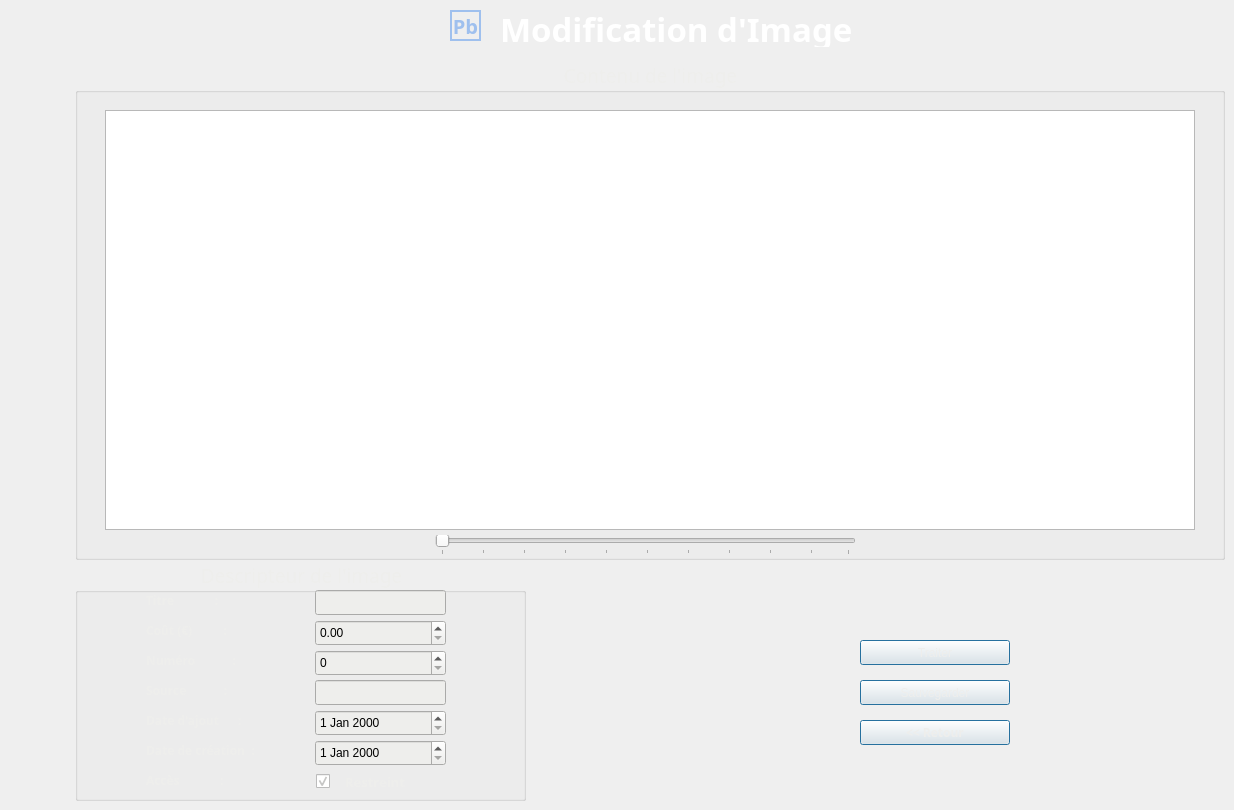
    <widget class="QWidget" name="MenuModificationImage">
     <widget class="QGroupBox" name="groupBox_contenuImage">
      <property name="geometry">
       <rect>
        <x>75</x>
        <y>60</y>
        <width>1150</width>
        <height>500</height>
       </rect>
      </property>
      <property name="font">
       <font>
        <family>Ubuntu Mono</family>
        <pointsize>14</pointsize>
       </font>
      </property>
      <property name="styleSheet">
       <string notr="true">color: rgb(238, 238, 236);</string>
      </property>
      <property name="title">
       <string>Contenu de l'image</string>
      </property>
      <property name="alignment">
       <set>Qt::AlignCenter</set>
      </property>
      <widget class="QLabel" name="label_Zoom">
       <property name="geometry">
        <rect>
         <x>330</x>
         <y>475</y>
         <width>21</width>
         <height>21</height>
        </rect>
       </property>
       <property name="text">
        <string/>
       </property>
       <property name="alignment">
        <set>Qt::AlignCenter</set>
       </property>
      </widget>
      <widget class="QGraphicsView" name="graphicsView_contenuImage">
       <property name="geometry">
        <rect>
         <x>30</x>
         <y>50</y>
         <width>1090</width>
         <height>420</height>
        </rect>
       </property>
      </widget>
      <widget class="QSlider" name="horizontalSlider_agrandissement">
       <property name="geometry">
        <rect>
         <x>360</x>
         <y>475</y>
         <width>421</width>
         <height>20</height>
        </rect>
       </property>
       <property name="minimum">
        <number>1</number>
       </property>
       <property name="maximum">
        <number>100</number>
       </property>
       <property name="singleStep">
        <number>10</number>
       </property>
       <property name="orientation">
        <enum>Qt::Horizontal</enum>
       </property>
       <property name="tickPosition">
        <enum>QSlider::TicksBelow</enum>
       </property>
       <property name="tickInterval">
        <number>10</number>
       </property>
      </widget>
     </widget>
     <widget class="QGroupBox" name="groupBox_descripteurImage">
      <property name="geometry">
       <rect>
        <x>75</x>
        <y>560</y>
        <width>451</width>
        <height>241</height>
       </rect>
      </property>
      <property name="font">
       <font>
        <family>Ubuntu Mono</family>
        <pointsize>14</pointsize>
       </font>
      </property>
      <property name="styleSheet">
       <string notr="true">color: rgb(238, 238, 236);</string>
      </property>
      <property name="title">
       <string>Descripteur de l'image</string>
      </property>
      <property name="alignment">
       <set>Qt::AlignCenter</set>
      </property>
      <widget class="QLabel" name="label_dateAjout">
       <property name="geometry">
        <rect>
         <x>71</x>
         <y>150</y>
         <width>161</width>
         <height>21</height>
        </rect>
       </property>
       <property name="font">
        <font>
         <family>Ubuntu Mono</family>
         <weight>75</weight>
         <bold>true</bold>
        </font>
       </property>
       <property name="text">
        <string>Date d'ajout      :</string>
       </property>
      </widget>
      <widget class="QLabel" name="label_titre">
       <property name="geometry">
        <rect>
         <x>71</x>
         <y>30</y>
         <width>161</width>
         <height>21</height>
        </rect>
       </property>
       <property name="font">
        <font>
         <family>Ubuntu Mono</family>
         <weight>75</weight>
         <bold>true</bold>
        </font>
       </property>
       <property name="text">
        <string>Titre             :</string>
       </property>
      </widget>
      <widget class="QLabel" name="label_dateCreation">
       <property name="geometry">
        <rect>
         <x>71</x>
         <y>180</y>
         <width>151</width>
         <height>21</height>
        </rect>
       </property>
       <property name="font">
        <font>
         <family>Ubuntu Mono</family>
         <weight>75</weight>
         <bold>true</bold>
        </font>
       </property>
       <property name="text">
        <string>Date de création  :</string>
       </property>
      </widget>
      <widget class="QLabel" name="label_numero_2">
       <property name="geometry">
        <rect>
         <x>71</x>
         <y>120</y>
         <width>161</width>
         <height>21</height>
        </rect>
       </property>
       <property name="font">
        <font>
         <family>Ubuntu Mono</family>
         <weight>75</weight>
         <bold>true</bold>
        </font>
       </property>
       <property name="text">
        <string>Source            :</string>
       </property>
      </widget>
      <widget class="QLabel" name="label_numero">
       <property name="geometry">
        <rect>
         <x>71</x>
         <y>90</y>
         <width>161</width>
         <height>21</height>
        </rect>
       </property>
       <property name="font">
        <font>
         <family>Ubuntu Mono</family>
         <weight>75</weight>
         <bold>true</bold>
        </font>
       </property>
       <property name="text">
        <string>Numéro            :</string>
       </property>
      </widget>
      <widget class="QLabel" name="label_acces">
       <property name="geometry">
        <rect>
         <x>71</x>
         <y>210</y>
         <width>161</width>
         <height>21</height>
        </rect>
       </property>
       <property name="font">
        <font>
         <family>Ubuntu Mono</family>
         <weight>75</weight>
         <bold>true</bold>
        </font>
       </property>
       <property name="text">
        <string>Accès             :</string>
       </property>
      </widget>
      <widget class="QLabel" name="label_cout">
       <property name="geometry">
        <rect>
         <x>71</x>
         <y>60</y>
         <width>161</width>
         <height>21</height>
        </rect>
       </property>
       <property name="font">
        <font>
         <family>Ubuntu Mono</family>
         <weight>75</weight>
         <bold>true</bold>
        </font>
       </property>
       <property name="text">
        <string>Coût (€)          : </string>
       </property>
      </widget>
      <widget class="QCheckBox" name="checkBoxModificationImageAcces">
       <property name="geometry">
        <rect>
         <x>241</x>
         <y>210</y>
         <width>131</width>
         <height>23</height>
        </rect>
       </property>
       <property name="font">
        <font>
         <family>Ubuntu Mono</family>
         <pointsize>10</pointsize>
         <weight>75</weight>
         <bold>true</bold>
         <underline>false</underline>
         <strikeout>false</strikeout>
         <kerning>true</kerning>
        </font>
       </property>
       <property name="tabletTracking">
        <bool>false</bool>
       </property>
       <property name="autoFillBackground">
        <bool>false</bool>
       </property>
       <property name="styleSheet">
        <string notr="true">color: rgb(238, 238, 236);
alternate-background-color: rgb(238, 238, 236);</string>
       </property>
       <property name="text">
        <string>   Restreint</string>
       </property>
       <property name="iconSize">
        <size>
         <width>16</width>
         <height>16</height>
        </size>
       </property>
       <property name="checked">
        <bool>true</bool>
       </property>
       <property name="autoExclusive">
        <bool>false</bool>
       </property>
       <property name="tristate">
        <bool>false</bool>
       </property>
      </widget>
      <widget class="QDateEdit" name="dateEditModificationImageDateCreation">
       <property name="geometry">
        <rect>
         <x>240</x>
         <y>180</y>
         <width>131</width>
         <height>26</height>
        </rect>
       </property>
       <property name="styleSheet">
        <string notr="true">color: rgb(0, 0, 0);
background-color: rgb(238, 238, 236);</string>
       </property>
      </widget>
      <widget class="QDateEdit" name="dateEditModificationImageDateAjout">
       <property name="geometry">
        <rect>
         <x>240</x>
         <y>150</y>
         <width>131</width>
         <height>26</height>
        </rect>
       </property>
       <property name="styleSheet">
        <string notr="true">color: rgb(0, 0, 0);
background-color: rgb(238, 238, 236);</string>
       </property>
      </widget>
      <widget class="QLineEdit" name="lineEditModificationImageTitre">
       <property name="geometry">
        <rect>
         <x>240</x>
         <y>30</y>
         <width>131</width>
         <height>25</height>
        </rect>
       </property>
       <property name="styleSheet">
        <string notr="true">background-color: rgb(238, 238, 236);
color: rgb(0, 0, 0);</string>
       </property>
      </widget>
      <widget class="QDoubleSpinBox" name="doubleSpinBoxModificationImageCout">
       <property name="geometry">
        <rect>
         <x>240</x>
         <y>60</y>
         <width>131</width>
         <height>26</height>
        </rect>
       </property>
       <property name="styleSheet">
        <string notr="true">background-color: rgb(238, 238, 236);
color: rgb(0, 0, 0);</string>
       </property>
       <property name="maximum">
        <double>999999.989999999990687</double>
       </property>
       <property name="singleStep">
        <double>10.000000000000000</double>
       </property>
      </widget>
      <widget class="QSpinBox" name="spinBoxModificationImageNumero">
       <property name="geometry">
        <rect>
         <x>240</x>
         <y>90</y>
         <width>131</width>
         <height>26</height>
        </rect>
       </property>
       <property name="styleSheet">
        <string notr="true">background-color: rgb(238, 238, 236);
color: rgb(0, 0, 0);</string>
       </property>
      </widget>
      <widget class="QLineEdit" name="lineEditModificationImageSource">
       <property name="geometry">
        <rect>
         <x>240</x>
         <y>120</y>
         <width>131</width>
         <height>25</height>
        </rect>
       </property>
       <property name="styleSheet">
        <string notr="true">color: rgb(0, 0, 0);
background-color: rgb(238, 238, 236);</string>
       </property>
      </widget>
     </widget>
     <widget class="QPushButton" name="pushButtonRetourMenuModificationImage">
      <property name="geometry">
       <rect>
        <x>860</x>
        <y>720</y>
        <width>150</width>
        <height>25</height>
       </rect>
      </property>
      <property name="font">
       <font>
        <family>Ubuntu Mono</family>
        <weight>75</weight>
        <italic>false</italic>
        <bold>true</bold>
       </font>
      </property>
      <property name="styleSheet">
       <string notr="true">color: rgb(238, 238, 236);</string>
      </property>
      <property name="text">
       <string>&lt;&lt; Retour</string>
      </property>
      <property name="autoDefault">
       <bool>false</bool>
      </property>
      <property name="default">
       <bool>true</bool>
      </property>
      <property name="flat">
       <bool>false</bool>
      </property>
     </widget>
     <widget class="QLabel" name="labelMenuIModificationImage">
      <property name="geometry">
       <rect>
        <x>500</x>
        <y>10</y>
        <width>351</width>
        <height>37</height>
       </rect>
      </property>
      <property name="font">
       <font>
        <family>Ubuntu Mono</family>
        <pointsize>25</pointsize>
        <weight>75</weight>
        <italic>false</italic>
        <bold>true</bold>
       </font>
      </property>
      <property name="styleSheet">
       <string notr="true">color: rgb(255, 255, 255);</string>
      </property>
      <property name="frameShape">
       <enum>QFrame::NoFrame</enum>
      </property>
      <property name="frameShadow">
       <enum>QFrame::Sunken</enum>
      </property>
      <property name="lineWidth">
       <number>1</number>
      </property>
      <property name="text">
       <string>Modification d'Image</string>
      </property>
      <property name="textFormat">
       <enum>Qt::AutoText</enum>
      </property>
      <property name="scaledContents">
       <bool>false</bool>
      </property>
      <property name="alignment">
       <set>Qt::AlignLeading|Qt::AlignLeft|Qt::AlignVCenter</set>
      </property>
      <property name="wordWrap">
       <bool>false</bool>
      </property>
      <property name="margin">
       <number>1</number>
      </property>
     </widget>
     <widget class="QLabel" name="labelAppIconMenuModificationImage">
      <property name="geometry">
       <rect>
        <x>450</x>
        <y>10</y>
        <width>31</width>
        <height>31</height>
       </rect>
      </property>
      <property name="font">
       <font>
        <family>Ubuntu Condensed</family>
        <pointsize>15</pointsize>
        <weight>75</weight>
        <italic>false</italic>
        <bold>true</bold>
       </font>
      </property>
      <property name="styleSheet">
       <string notr="true">color: rgb(159, 192, 238);</string>
      </property>
      <property name="frameShape">
       <enum>QFrame::WinPanel</enum>
      </property>
      <property name="frameShadow">
       <enum>QFrame::Plain</enum>
      </property>
      <property name="lineWidth">
       <number>1</number>
      </property>
      <property name="text">
       <string>Pb</string>
      </property>
      <property name="textFormat">
       <enum>Qt::AutoText</enum>
      </property>
      <property name="scaledContents">
       <bool>false</bool>
      </property>
      <property name="alignment">
       <set>Qt::AlignCenter</set>
      </property>
      <property name="wordWrap">
       <bool>false</bool>
      </property>
      <property name="margin">
       <number>1</number>
      </property>
     </widget>
     <widget class="QPushButton" name="pushButton_traitementImage">
      <property name="geometry">
       <rect>
        <x>860</x>
        <y>640</y>
        <width>150</width>
        <height>25</height>
       </rect>
      </property>
      <property name="styleSheet">
       <string notr="true">color: rgb(238, 238, 236);</string>
      </property>
      <property name="text">
       <string>Traiter</string>
      </property>
      <property name="default">
       <bool>true</bool>
      </property>
     </widget>
     <widget class="QPushButton" name="pushButton_modifier">
      <property name="geometry">
       <rect>
        <x>860</x>
        <y>680</y>
        <width>150</width>
        <height>25</height>
       </rect>
      </property>
      <property name="styleSheet">
       <string notr="true">color: rgb(238, 238, 236);</string>
      </property>
      <property name="text">
       <string>Sauvegarder</string>
      </property>
      <property name="default">
       <bool>true</bool>
      </property>
     </widget>
    </widget>
